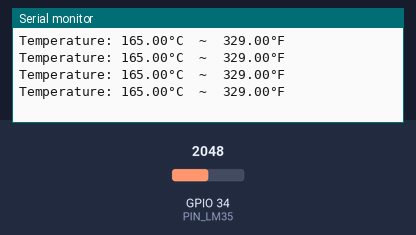
This sketch was run on a simulated ESP32. Shown: the last lines printed to the serial monitor. The inputs (shaded band) are chosen by the test bench; at power-on: GPIO 34 (PIN_LM35) = 2048.

Above: at 1.2 s.
1.3 s: GPIO 34 (PIN_LM35) set to 2866
At 1.71 s:
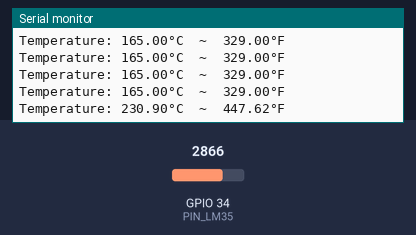
2.8 s: GPIO 34 (PIN_LM35) set to 3603
At 2.91 s:
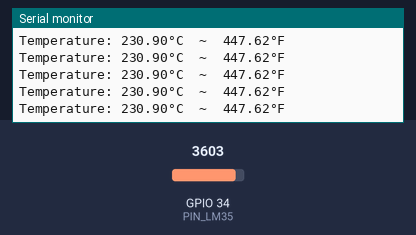
Timing chart, 0 to 5.8 s (numbered marks = the images above; inputs shaded):
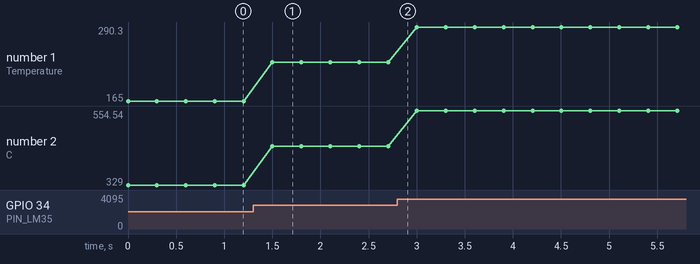

The sketch:

lm35.ino
```cpp
/*
 * Use LM35(D) chip, plug vcc to 3.3v / 5v, GND to GND and out to GPIO34
 * We use specific function analogReadMilliVolts because LM35 is a linear temperature sensor
 * based on 1°c/10mV
 */

#define PIN_LM35       34 // ESP32 pin GPIO34 (ADC6) connected to LM35

void setup() {
  Serial.begin(115200);
}

void loop() {
  // read the millivolt value from the temperature sensor
  float milliVolt = analogReadMilliVolts(PIN_LM35);

  float tempC = milliVolt / 10;
  // convert the °C to °F
  float tempF = tempC * 9 / 5 + 32;

  // print the temperature in the Serial Monitor:
  Serial.print("Temperature: ");
  Serial.print(tempC);   // print the temperature in °C
  Serial.print("°C");
  Serial.print("  ~  "); // separator between °C and °F
  Serial.print(tempF);   // print the temperature in °F
  Serial.println("°F");

  delay(300);
}
```

Measured:
- after the input at 1.3 s, the serial monitor: prints a new line after 0.20 s (image 1)
- plotted number 1: 165 → 230.9 after the input at 1.3 s, 230.9 → 290.3 after the input at 2.8 s
- plotted number 2: 329 → 447.62 after the input at 1.3 s, 447.62 → 554.54 after the input at 2.8 s
